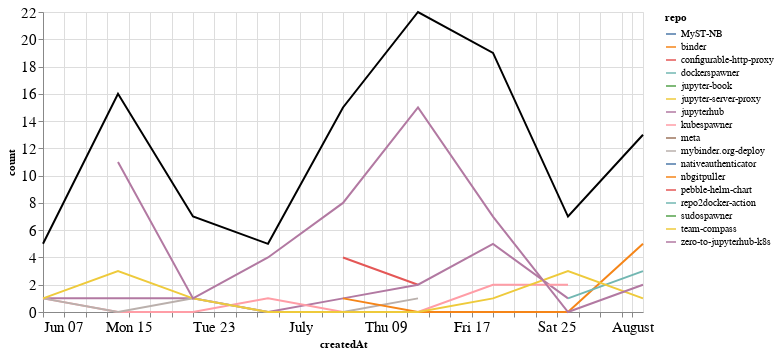

Notebook source saved alongside this figure:
### Markdown cell above
## Comments

### Code cell
comments_time = comments.groupby('repo').resample('W', on='createdAt').count()['author'].reset_index()
comments_time = comments_time.rename(columns={'author': 'count'})
comments_time_total = comments_time.groupby('createdAt').agg({"count": "sum"}).reset_index()
ch1 = alt.Chart(comments_time, width=600).mark_line().encode(
    x='createdAt',
    y='count',
    color='repo',
    tooltip="repo"
)

ch2 = alt.Chart(comments_time_total, width=600).mark_line(color="black").encode(
    x='createdAt',
    y='count',
)

ch1 + ch2

### Figure 1 — Vega-Lite specification as saved in the notebook (floating-point values rounded to 4 significant figures)
{"config": {"axisLeft": {"labelFontSize": 15}, "axisBottom": {"labelFontSize": 15}}, "layer": [{"data": {"name": "data-a152a086af081423a1e62989c173ae5e"}, "mark": "line", "encoding": {"color": {"type": "nominal", "field": "repo"}, "tooltip": {"type": "nominal", "field": "repo"}, "x": {"type": "temporal", "field": "createdAt"}, "y": {"type": "quantitative", "field": "count"}}, "width": 600}, {"data": {"name": "data-095e03786b1916c013a21e2d27250e8e"}, "mark": {"type": "line", "color": "black"}, "encoding": {"x": {"type": "temporal", "field": "createdAt"}, "y": {"type": "quantitative", "field": "count"}}, "width": 600}], "$schema": "https://vega.github.io/schema/vega-lite/v4.8.1.json", "datasets": {"data-a152a086af081423a1e62989c173ae5e": [{"repo": "MyST-NB", "createdAt": "2020-08-02T00:00:00", "count": 2}, {"repo": "binder", "createdAt": "2020-07-19T00:00:00", "count": 2}, {"repo": "configurable-http-proxy", "createdAt": "2020-07-05T00:00:00", "count": 4}, {"repo": "configurable-http-proxy", "createdAt": "2020-07-12T00:00:00", "count": 2}, {"repo": "dockerspawner", "createdAt": "2020-07-05T00:00:00", "count": 1}, {"repo": "jupyter-book", "createdAt": "2020-07-12T00:00:00", "count": 1}, {"repo": "jupyter-server-proxy", "createdAt": "2020-06-14T00:00:00", "count": 1}, {"repo": "jupyterhub", "createdAt": "2020-06-07T00:00:00", "count": 1}, {"repo": "jupyterhub", "createdAt": "2020-06-14T00:00:00", "count": 1}, {"repo": "jupyterhub", "createdAt": "2020-06-21T00:00:00", "count": 1}, {"repo": "jupyterhub", "createdAt": "2020-06-28T00:00:00", "count": 0}, {"repo": "jupyterhub", "createdAt": "2020-07-05T00:00:00", "count": 1}, {"repo": "jupyterhub", "createdAt": "2020-07-12T00:00:00", "count": 2}, {"repo": "jupyterhub", "createdAt": "2020-07-19T00:00:00", "count": 5}, {"repo": "jupyterhub", "createdAt": "2020-07-26T00:00:00", "count": 1}, {"repo": "kubespawner", "createdAt": "2020-06-07T00:00:00", "count": 1}, {"repo": "kubespawner", "createdAt": "2020-06-14T00:00:00", "count": 0}, {"repo": "kubespawner", "createdAt": "2020-06-21T00:00:00", "count": 0}, {"repo": "kubespawner", "createdAt": "2020-06-28T00:00:00", "count": 1}, {"repo": "kubespawner", "createdAt": "2020-07-05T00:00:00", "count": 0}, {"repo": "kubespawner", "createdAt": "2020-07-12T00:00:00", "count": 0}, {"repo": "kubespawner", "createdAt": "2020-07-19T00:00:00", "count": 2}, {"repo": "kubespawner", "createdAt": "2020-07-26T00:00:00", "count": 2}, {"repo": "meta", "createdAt": "2020-07-19T00:00:00", "count": 2}, {"repo": "mybinder.org-deploy", "createdAt": "2020-06-07T00:00:00", "count": 1}, {"repo": "mybinder.org-deploy", "createdAt": "2020-06-14T00:00:00", "count": 0}, {"repo": "mybinder.org-deploy", "createdAt": "2020-06-21T00:00:00", "count": 1}, {"repo": "mybinder.org-deploy", "createdAt": "2020-06-28T00:00:00", "count": 0}, {"repo": "mybinder.org-deploy", "createdAt": "2020-07-05T00:00:00", "count": 0}, {"repo": "mybinder.org-deploy", "createdAt": "2020-07-12T00:00:00", "count": 1}, {"repo": "nativeauthenticator", "createdAt": "2020-07-12T00:00:00", "count": 1}, {"repo": "nbgitpuller", "createdAt": "2020-07-05T00:00:00", "count": 1}, {"repo": "nbgitpuller", "createdAt": "2020-07-12T00:00:00", "count": 0}, {"repo": "nbgitpuller", "createdAt": "2020-07-19T00:00:00", "count": 0}, {"repo": "nbgitpuller", "createdAt": "2020-07-26T00:00:00", "count": 0}, {"repo": "nbgitpuller", "createdAt": "2020-08-02T00:00:00", "count": 5}, {"repo": "pebble-helm-chart", "createdAt": "2020-06-07T00:00:00", "count": 1}, {"repo": "repo2docker-action", "createdAt": "2020-07-26T00:00:00", "count": 1}, {"repo": "repo2docker-action", "createdAt": "2020-08-02T00:00:00", "count": 3}, {"repo": "sudospawner", "createdAt": "2020-06-21T00:00:00", "count": 3}, {"repo": "team-compass", "createdAt": "2020-06-07T00:00:00", "count": 1}, {"repo": "team-compass", "createdAt": "2020-06-14T00:00:00", "count": 3}, {"repo": "team-compass", "createdAt": "2020-06-21T00:00:00", "count": 1}, {"repo": "team-compass", "createdAt": "2020-06-28T00:00:00", "count": 0}, {"repo": "team-compass", "createdAt": "2020-07-05T00:00:00", "count": 0}, {"repo": "team-compass", "createdAt": "2020-07-12T00:00:00", "count": 0}, {"repo": "team-compass", "createdAt": "2020-07-19T00:00:00", "count": 1}, {"repo": "team-compass", "createdAt": "2020-07-26T00:00:00", "count": 3}, {"repo": "team-compass", "createdAt": "2020-08-02T00:00:00", "count": 1}, {"repo": "zero-to-jupyterhub-k8s", "createdAt": "2020-06-14T00:00:00", "count": 11}, {"repo": "zero-to-jupyterhub-k8s", "createdAt": "2020-06-21T00:00:00", "count": 1}, {"repo": "zero-to-jupyterhub-k8s", "createdAt": "2020-06-28T00:00:00", "count": 4}, {"repo": "zero-to-jupyterhub-k8s", "createdAt": "2020-07-05T00:00:00", "count": 8}, {"repo": "zero-to-jupyterhub-k8s", "createdAt": "2020-07-12T00:00:00", "count": 15}, {"repo": "zero-to-jupyterhub-k8s", "createdAt": "2020-07-19T00:00:00", "count": 7}, {"repo": "zero-to-jupyterhub-k8s", "createdAt": "2020-07-26T00:00:00", "count": 0}, {"repo": "zero-to-jupyterhub-k8s", "createdAt": "2020-08-02T00:00:00", "count": 2}], "data-095e03786b1916c013a21e2d27250e8e": [{"createdAt": "2020-06-07T00:00:00", "count": 5}, {"createdAt": "2020-06-14T00:00:00", "count": 16}, {"createdAt": "2020-06-21T00:00:00", "count": 7}, {"createdAt": "2020-06-28T00:00:00", "count": 5}, {"createdAt": "2020-07-05T00:00:00", "count": 15}, {"createdAt": "2020-07-12T00:00:00", "count": 22}, {"createdAt": "2020-07-19T00:00:00", "count": 19}, {"createdAt": "2020-07-26T00:00:00", "count": 7}, {"createdAt": "2020-08-02T00:00:00", "count": 13}]}}
